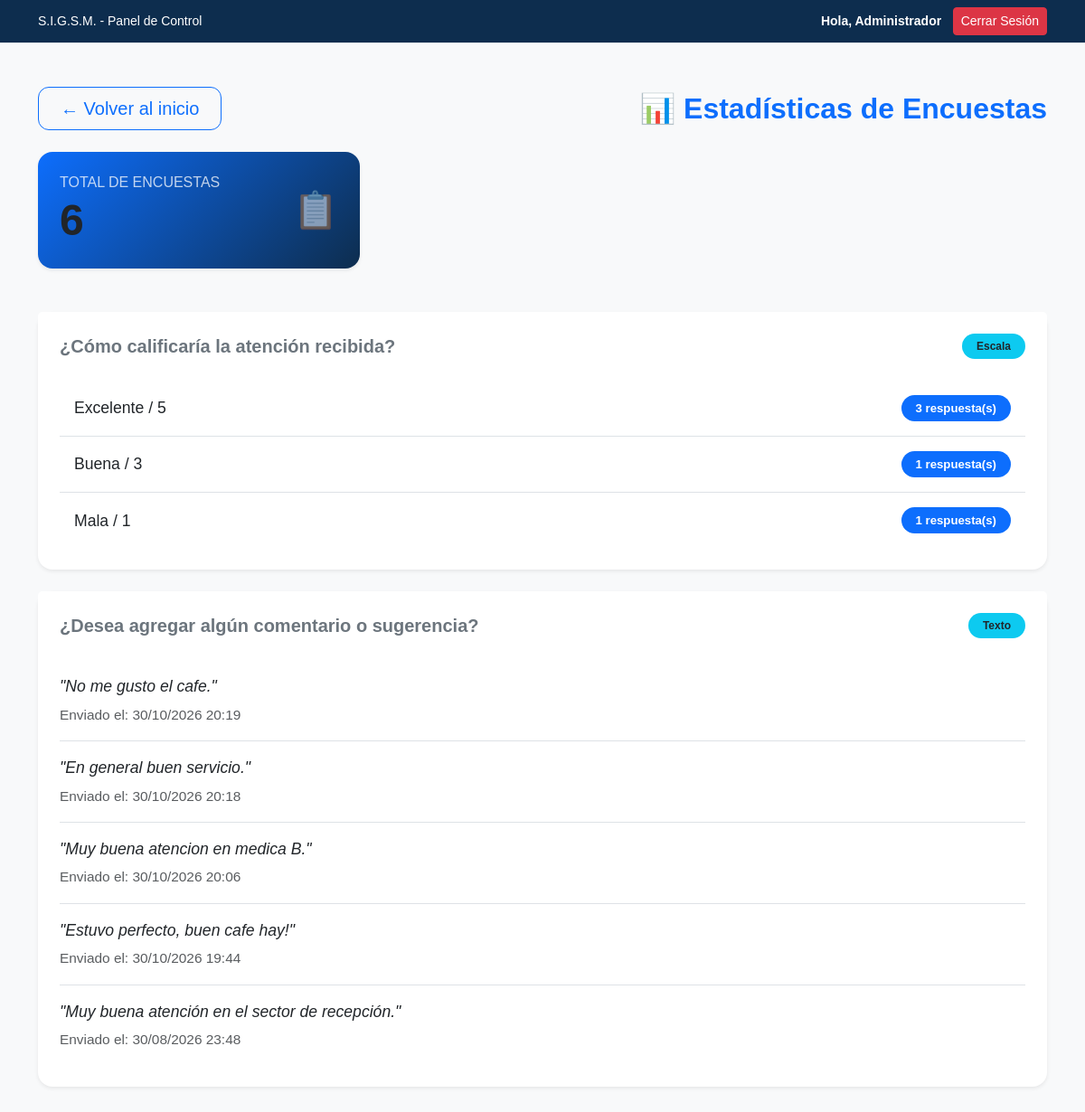
/Hospital/estadisticas_encuestas.php (signed in), run on the app's committed database.
### tables this page shows
CREATE TABLE `pregunta` (
  `id_pregunta` int(11) NOT NULL,
  `texto` text NOT NULL,
  `tipo` enum('Texto','Opcion','Escala') NOT NULL,
  `id_encuesta` int(11) NOT NULL
);

CREATE TABLE `respuesta` (
  `id_respuesta` int(11) NOT NULL,
  `valor` text NOT NULL,
  `id_pregunta` int(11) NOT NULL,
  `id_envio` int(11) NOT NULL
);

CREATE TABLE `envio_encuesta` (
  `id_envio` int(11) NOT NULL,
  `fecha_envio` datetime DEFAULT current_timestamp(),
  `id_encuesta` int(11) NOT NULL
);

### Hospital/estadisticas_encuestas.php (the view, shortened to what this page needs)
<?php
require_once "conexion.php";
$res_total = $conexion->query("SELECT COUNT(*) AS total FROM envio_encuesta");
$total_envios = $res_total ? $res_total->fetch_assoc()['total'] : 0;
$sql_preguntas = "SELECT id_pregunta, texto, tipo FROM pregunta ORDER BY id_pregunta ASC";
$res_preguntas = $conexion->query($sql_preguntas);
?>
<!DOCTYPE html>
<html lang="es">
<head>
    <link href="https://cdn.jsdelivr.net/npm/bootstrap@5.3.7/dist/css/bootstrap.min.css" rel="stylesheet">
    <link rel="stylesheet" href="css/estilos.css">
</head>
<body class="bg-light">
   <div class="py-2 border-bottom" style="background-color: #0d2d4e;">
        <div class="container d-flex justify-content-between align-items-center">
            <small class="text-white">S.I.G.S.M. - Panel de Control</small>
            <div>
                <span class="text-white fw-bold me-2 small">Hola, <?php echo htmlspecialchars($_SESSION['nombre']); ?></span>
                <a href="logout.php" class="btn btn-danger btn-sm">Cerrar Sesión</a>
            </div>
        </div>
    </div>
<main class="container my-5">
    <div class="d-flex justify-content-between align-items-center mb-4 flex-wrap gap-3">
        <a href="index.php" class="btn btn-outline-primary btn-lg px-4 py-2">← Volver al inicio</a>
        <h2 class="mb-0 fw-bold text-primary">📊 Estadísticas de Encuestas</h2>
    </div>
    <div class="row mb-5">
        <div class="col-12 col-md-4">
            <div class="card border-0 shadow-sm rounded-4 text-white p-4" style="background: linear-gradient(135deg, #0d6efd, #0d2d4e);">
                <div class="d-flex align-items-center justify-content-between">
                    <div>
                        <h6 class="text-uppercase tracking-wider opacity-75 mb-1">Total de Encuestas</h6>
                        <h2 class="display-5 fw-bold mb-0"><?php echo $total_envios; ?></h2>
                    </div>
                    <div class="fs-1 opacity-50">📋</div>
                </div>
            </div>
        </div>
    </div>
    <?php if ($res_preguntas && $res_preguntas->num_rows > 0): ?>
        <?php while ($preg = $res_preguntas->fetch_assoc()): ?>
            <div class="card border-0 shadow-sm rounded-4 mb-4">
                <div class="card-header bg-white border-0 pt-4 px-4 pb-2">
                    <div class="d-flex justify-content-between align-items-center flex-wrap gap-2">
                        <h5 class="mb-0 fw-bold text-secondary"><?php echo htmlspecialchars($preg['texto']); ?></h5>
                        <span class="badge bg-info text-dark px-3 py-2 rounded-pill text-capitalize"><?php echo $preg['tipo']; ?></span>
                    </div>
                </div>
                <div class="card-body px-4 pb-4">
                    <?php if ($preg['tipo'] === 'Escala' || $preg['tipo'] === 'Opcion'): ?>
                        <?php
                        $id_p = $preg['id_pregunta'];
                        $sql_conteo = "SELECT valor, COUNT(*) as cantidad FROM respuesta WHERE id_pregunta = $id_p GROUP BY valor ORDER BY cantidad DESC";
                        $res_conteo = $conexion->query($sql_conteo);
                        ?>
                        <ul class="list-group list-group-flush">
                            <?php while ($row = $res_conteo->fetch_assoc()): ?>
                                <li class="list-group-item d-flex justify-content-between align-items-center py-3">
                                    <span class="fw-medium"><?php echo htmlspecialchars($row['valor']); ?></span>
                                    <span class="badge bg-primary rounded-pill px-3 py-2"><?php echo $row['cantidad']; ?> respuesta(s)</span>
                                </li>
                            <?php endwhile; ?>
                        </ul>
                    <?php else: ?>
                        <?php
                        $id_p = $preg['id_pregunta'];
                        $sql_textos = "SELECT r.valor, e.fecha_envio FROM respuesta r JOIN envio_encuesta e ON r.id_envio = e.id_envio WHERE r.id_pregunta = $id_p ORDER BY e.fecha_envio DESC";
                        $res_textos = $conexion->query($sql_textos);
                        ?>
                        <div class="list-group list-group-flush">
                            <?php if ($res_textos && $res_textos->num_rows > 0): ?>
                                <?php while ($row = $res_textos->fetch_assoc()): ?>
                                    <div class="list-group-item px-0 py-3">
                                        <p class="mb-1 text-dark fst-italic">"<?php echo htmlspecialchars($row['valor']); ?>"</p>
                                        <small class="text-muted">Enviado el: <?php echo date("d/m/Y H:i", strtotime($row['fecha_envio'])); ?></small>
                                    </div>
                                <?php endwhile; ?>
                            <?php else: ?>
                                <p class="text-muted mb-0 py-2">No hay comentarios registrados todavía.</p>
                            <?php endif; ?>
                        </div>
                    <?php endif; ?>
                </div>
            </div>
        <?php endwhile; ?>
    <?php else: ?>
        <div class="alert alert-info text-center py-4">No hay preguntas registradas en el sistema.</div>
    <?php endif; ?>
</main>
</body>
</html>

### Hospital/estilos.css (style rules this page uses)
body { background-color: #f8f9fa; font-family: Arial, Helvetica, sans-serif; }
h2 { font-size: 2rem; font-weight: bold; color: #212529; }
.btn-lg { border-radius: 12px; }
.list-group-item { font-size: 1.1rem; }
.badge { padding: 8px 12px; }

### data on the page
pregunta: texto "¿Cómo calificaría la atención recibida?", tipo "Escala", valor "Excelente / 5", cantidad "3", valor "Buena / 3", cantidad "1", valor "Mala / 1"
pregunta: texto "¿Desea agregar algún comentario o sugerencia?", tipo "Texto"
respuesta: valor "No me gusto el cafe.", id_envio.fecha_envio "30/10/2026 20:19"
respuesta: valor "En general buen servicio.", id_envio.fecha_envio "30/10/2026 20:18"
respuesta: valor "Muy buena atencion en medica B.", id_envio.fecha_envio "30/10/2026 20:06"
respuesta: valor "Estuvo perfecto, buen cafe hay!", id_envio.fecha_envio "30/10/2026 19:44"
respuesta: valor "Muy buena atención en el sector de recepción.", id_envio.fecha_envio "30/08/2026 23:48"

### other printed values
$_SESSION['nombre'] "Administrador"
$total_envios "6"
